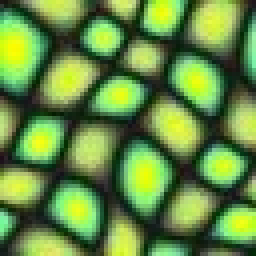
%> input picture TemplateMatching/text1.jpg, 64 x 64 px (shown 4 times larger)
$ octave templateMatching.m   (GNU Octave 9; MATLAB toolbox functions it lacks are replaced by stand-ins)
%> lines starting %> are read from the running program, lines starting %| are printed output that depends on the picture
image = imread('text1.jpg');
%> image is the input picture: size 64x64x3 uint8; mean R, G, B 102, 139.7, 67.2
%image = imread('text2.png');
image = im2double(rgb2gray(image));
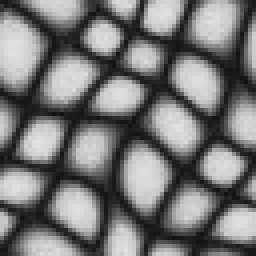
%> image: size 64x64 double (shown 4 times larger); min 0.0667, max 0.89, mean 0.471

[h, w, channels] = size(image);
%> h = 64; w = 64; channels = 1

patchAmount = 4;
patchSize = 9;
wPatch = randi([1, w-patchSize], 1, 4);
hPatch = randi([1, h-patchSize], 1, 4);
patchs = zeros(patchSize, patchSize, patchAmount);


for i = 1:patchAmount
    patchs(:, :, i) = image(wPatch(i):wPatch(i)+patchSize-1, hPatch(i):hPatch(i)+patchSize-1);
end


ssd1 = SSD(image, patchs(:, :, 1));
ssd2 = SSD2(image, patchs(:, :, 1));
ssd3 = SSD3(image, patchs(:, :, 1));
sad = SAD(image, patchs(:, :, 1));
gwssd = GWSSD(image, patchs(:, :, 1));
ncc = NCC(image, patchs(:, :, 1));

blank = ones(w, h);
patchImage = ones(w, h);
patchImage(10:18, 11:19) = patchs(:, :, 1);
patchImage(10:18, 21:29) = patchs(:, :, 2);
patchImage(10:18, 31:39) = patchs(:, :, 3);
patchImage(10:18, 41:49) = patchs(:, :, 4);

outputImage = [image ssd1 ssd2 ssd3; patchImage ncc sad gwssd];

close all;
figure;
imshow(outputImage);

function output = SSD(image, patch)
    patch = reshape(patch, size(patch, 1), size(patch, 2));
%> patch = [0.145 0.0941 0.129 0.125 0.188 0.141 0.098 0.2 0.341; 0.361 0.18 0.106 0.0941 0.173 0.137 0.098 0.173 0.278; 0.545 0.337 0.18 0.0941 0.0902 0.118 0.125 0.0863 0.184; 0.686 0.49 0.298 0.149 0.0902 0.125 0.145 0.114 0.129; 0.773 0.588 0.396 0.2 0.0941 0.137 0.153 0.145 0.0941; 0.8 0.655 0.447 0.224 0.0941 0.173 0.2 0.227 0.137; 0.82 0.749 0.502 0.239 0.0941 0.204 0.275 0.329 0.224; 0.827 0.8 0.529 0.255 0.102 0.212 0.306 0.376 0.322; 0.82 0.788 0.51 0.247 0.122 0.251 0.376 0.447 0.447]

    [h, w] = size(image);
%> h = 64; w = 64
    [hPatch, wPatch] = size(patch);
%> hPatch = 9; wPatch = 9

    output = zeros(w, h);

    for m = 1:h-hPatch
        for n = 1:w-wPatch
            for k = 1:hPatch
                for l = 1:wPatch
                    output(m, n) = output(m,n) + (patch(k,l) - image(m+k, n+l))^2;
                end
            end

        end
    end
%> this loop made 55 passes

    output = output / (hPatch * wPatch);
end

function output = SSD2(image, patch)
    patch = reshape(patch, size(patch, 1), size(patch, 2));

    [h, w] = size(image);
    [hPatch, wPatch] = size(patch);

    output = zeros(w, h);

    for m = 1:h-hPatch
        for n = 1:w-wPatch
            output(m,n) = sum(sum((patch - image(m:m+hPatch-1, n:n+wPatch-1)).^2));
        end
    end

    output = output / (hPatch * wPatch);
end

function output = SSD3(image, patch)
    patch = reshape(patch, size(patch, 1), size(patch, 2));

    [h, w] = size(image);
    [hPatch, wPatch] = size(patch);

    output = zeros(w, h);

    for m = 1:h-hPatch
        for n = 1:w-wPatch
            output(m,n) = sum(sum((patch - image(m:m+hPatch-1, n:n+wPatch-1)).^2));
        end
    end

    output = 1 - sqrt(output);
end

function output = SAD(image, patch)
    patch = reshape(patch, size(patch, 1), size(patch, 2));

    [h, w] = size(image);
    [hPatch, wPatch] = size(patch);

    output = zeros(w, h);

    for m = 1:h-hPatch
        for n = 1:w-wPatch
            output(m,n) = sum(sum((patch - image(m:m+hPatch-1, n:n+wPatch-1))));
        end
    end
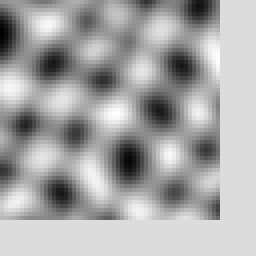
%> output: size 64x64 double (shown 4 times larger); min -43.16, max 6.65, mean -10.32; drawn with min black and max white

    output = output / (hPatch * wPatch);
end

function output = GWSSD(image, patch)
    patch = reshape(patch, size(patch, 1), size(patch, 2));

    [h, w] = size(image);
    [hPatch, wPatch] = size(patch);

    output = zeros(w, h);
    kernel = fspecial('gaussian', [hPatch, wPatch], 2);
%> kernel = [0.000763 0.00183 0.00342 0.00498 0.00564 0.00498 0.00342 0.00183 0.000763; 0.00183 0.00439 0.00821 0.0119 0.0135 0.0119 0.00821 0.00439 0.00183; 0.00342 0.00821 0.0153 0.0223 0.0253 0.0223 0.0153 0.00821 0.00342; 0.00498 0.0119 0.0223 0.0325 0.0368 0.0325 0.0223 0.0119 0.00498; 0.00564 0.0135 0.0253 0.0368 0.0417 0.0368 0.0253 0.0135 0.00564; 0.00498 0.0119 0.0223 0.0325 0.0368 0.0325 0.0223 0.0119 0.00498; 0.00342 0.00821 0.0153 0.0223 0.0253 0.0223 0.0153 0.00821 0.00342; 0.00183 0.00439 0.00821 0.0119 0.0135 0.0119 0.00821 0.00439 0.00183; 0.000763 0.00183 0.00342 0.00498 0.00564 0.00498 0.00342 0.00183 0.000763]

    for m = 1:h-hPatch
        for n = 1:w-wPatch
            output(m,n) = sum(sum(kernel .* (patch - image(m:m+hPatch-1, n:n+wPatch-1)).^2));
        end
    end
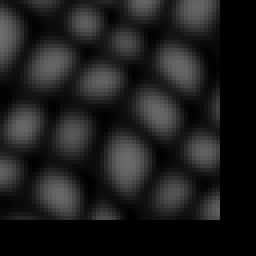
%> output: size 64x64 double (shown 4 times larger); min 0, max 0.426, mean 0.118
end

function output = NCC(image, patch)
    patch = reshape(patch, size(patch, 1), size(patch, 2));

    [h, w] = size(image);
    [hPatch, wPatch] = size(patch);

    output = zeros(w, h);

    filterMean = mean2(patch);
%> filterMean = 0.293
    filterCross = sum(sum(patch - filterMean));
%> filterCross = 3.81e-14
    filterCrossSquared = sum(sum((patch - filterMean).^2));
%> filterCrossSquared = 3.9

    for m = 1:h-hPatch
        for n = 1:w-wPatch

            imageMean = mean2(image(m:m+hPatch-1, n+wPatch-1));
            imageCross = sum(sum(image(m:m+hPatch-1, n+wPatch-1) - imageMean));
            imageCrossSquared = sum(sum((image(m:m+hPatch-1, n+wPatch-1) - imageMean).^2));


            output(m, n) = sum(filterCross * imageCross) / sqrt(filterCrossSquared * imageCrossSquared);


        end
    end
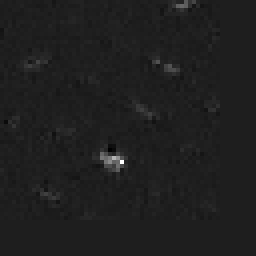
%> output: size 64x64 double (shown 4 times larger); min -1.78e-28, max 1.31e-27, mean 6.56e-30; drawn with min black and max white
%> `patchImage(10:18, 21:29) = patchs(:, :, 2);`: patchImage: size 64x64 double; min 0.0824, max 1, mean 0.973
%> `patchImage(10:18, 31:39) = patchs(:, :, 3);`: patchImage: size 64x64 double; min 0.0784, max 1, mean 0.959
%> `patchImage(10:18, 41:49) = patchs(:, :, 4);`:
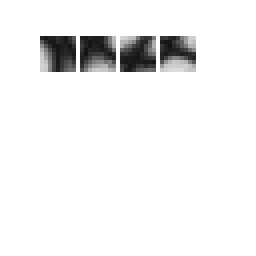
%> patchImage: size 64x64 double (shown 4 times larger); min 0.0784, max 1, mean 0.948
%> `outputImage = [image ssd1 ssd2 ssd3; patchImage ncc sad gwssd];`:
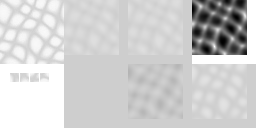
%> outputImage: size 128x256 double; min -4.24, max 1, mean 0.0154; drawn with min black and max white
%> `imshow(outputImage);`:
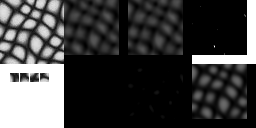
%> displayed picture: size 128x256, on the screen's scale of 0 to 255; min 0, max 255, mean 64.6

    %output = 1 - output;
end
